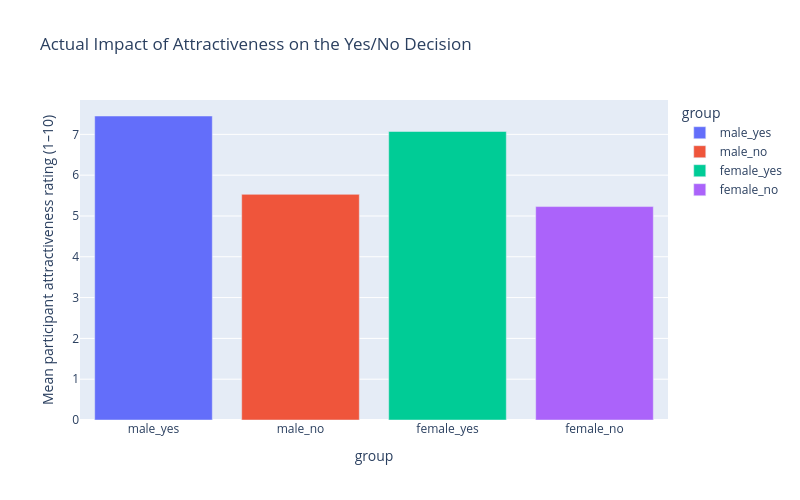

Notebook source saved alongside this figure:
### Code cell
px.bar(
    df_attri_mean,
    x="group",
    y="mean_p_rating_attr",
    title="Actual Impact of Attractiveness on the Yes/No Decision",
    labels={"mean_p_rating_attr": "Mean participant attractiveness rating (1–10)"},
    color="group"
)

### Figure 1 — Plotly figure (JSON) as saved in the notebook; plotly's stock layout.template omitted (floating-point values rounded to 4 significant figures)
{"data": [{"hovertemplate": "group=%{x}<br>Mean participant attractiveness rating (1–10)=%{y}<extra></extra>", "legendgroup": "male_yes", "marker": {"color": "#636efa", "pattern": {"shape": ""}}, "name": "male_yes", "orientation": "v", "showlegend": true, "textposition": "auto", "type": "bar", "x": ["male_yes"], "xaxis": "x", "y": [7.45], "yaxis": "y"}, {"hovertemplate": "group=%{x}<br>Mean participant attractiveness rating (1–10)=%{y}<extra></extra>", "legendgroup": "male_no", "marker": {"color": "#EF553B", "pattern": {"shape": ""}}, "name": "male_no", "orientation": "v", "showlegend": true, "textposition": "auto", "type": "bar", "x": ["male_no"], "xaxis": "x", "y": [5.53], "yaxis": "y"}, {"hovertemplate": "group=%{x}<br>Mean participant attractiveness rating (1–10)=%{y}<extra></extra>", "legendgroup": "female_yes", "marker": {"color": "#00cc96", "pattern": {"shape": ""}}, "name": "female_yes", "orientation": "v", "showlegend": true, "textposition": "auto", "type": "bar", "x": ["female_yes"], "xaxis": "x", "y": [7.07], "yaxis": "y"}, {"hovertemplate": "group=%{x}<br>Mean participant attractiveness rating (1–10)=%{y}<extra></extra>", "legendgroup": "female_no", "marker": {"color": "#ab63fa", "pattern": {"shape": ""}}, "name": "female_no", "orientation": "v", "showlegend": true, "textposition": "auto", "type": "bar", "x": ["female_no"], "xaxis": "x", "y": [5.23], "yaxis": "y"}], "layout": {"barmode": "relative", "height": 500, "legend": {"title": {"text": "group"}, "tracegroupgap": 0}, "title": {"text": "Actual Impact of Attractiveness on the Yes/No Decision"}, "width": 800, "xaxis": {"anchor": "y", "categoryarray": ["male_yes", "male_no", "female_yes", "female_no"], "categoryorder": "array", "domain": [0, 1], "title": {"text": "group"}}, "yaxis": {"anchor": "x", "domain": [0, 1], "title": {"text": "Mean participant attractiveness rating (1–10)"}}}}
